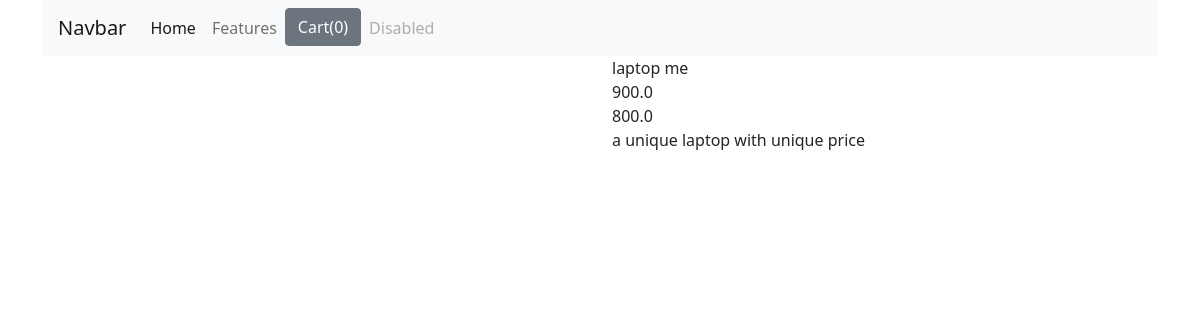
/productdetail/2, run on the app's committed database.
### shoping_app/models.py (models this page shows, shortened)
class Product(models.Model):
    title = models.CharField(max_length=100)
    price = models.FloatField()
    discount_price = models.FloatField()
    category = models.CharField(max_length=100)
    description = models.TextField()
    image = models.CharField(max_length=300)

### shoping_app/views.py (the view)
# urls.py: path('productdetail/<str:pk>', views.detail, name='detail'),
def detail(request, pk):
    productName = Product.objects.get(id=pk)
    context = {
        'product_name': productName,
    }
    return render(request, 'shoping_app/detail.html', context)

### shoping_app/templates/shoping_app/detail.html (shortened to what this page needs)
{% extends 'shoping_app/base.html' %} {% block content %}
<div class="container">
    <div class="row">
        <div class="col-md-6">
            <div class="row">
                <div class="col-md-12">
                </div>
            </div>
        </div>
        <div class="col-md-6">
            <div class="row">
                <div class="col-md-12">
                    {{ product_name.title }}
                </div>
            </div>
            <div class="row">
                <div class="col-md-12">
                    {{ product_name.price }}
                </div>
            </div>
            <div class="row">
                <div class="col-md-12">
                    {{ product_name.discount_price }}
                </div>
            </div>
            <div class="row">
                <div class="col-md-12">
                    {{ product_name.description }}
                </div>
            </div>
        </div>
    </div>
</div>
{% endblock content %}

### data on the page
Product: title "laptop me", price "900.0", discount_price "800.0", description "a unique laptop with unique price"
